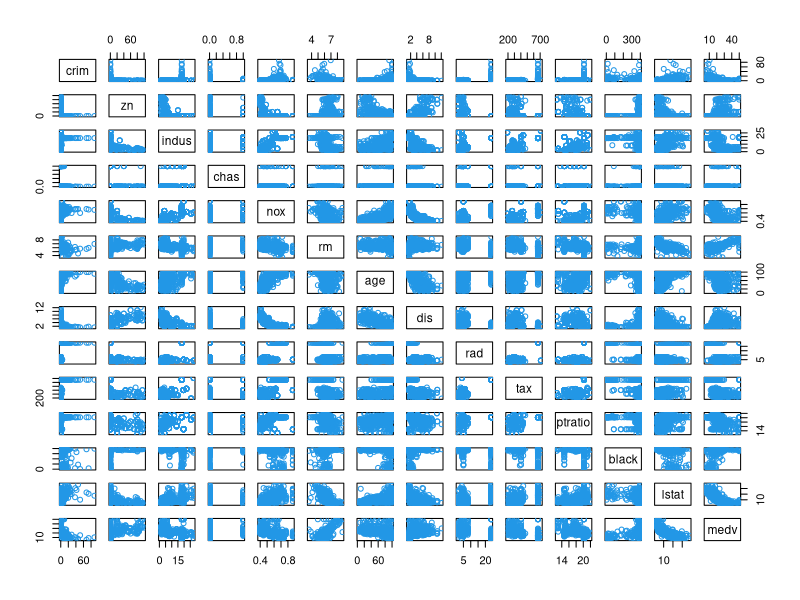
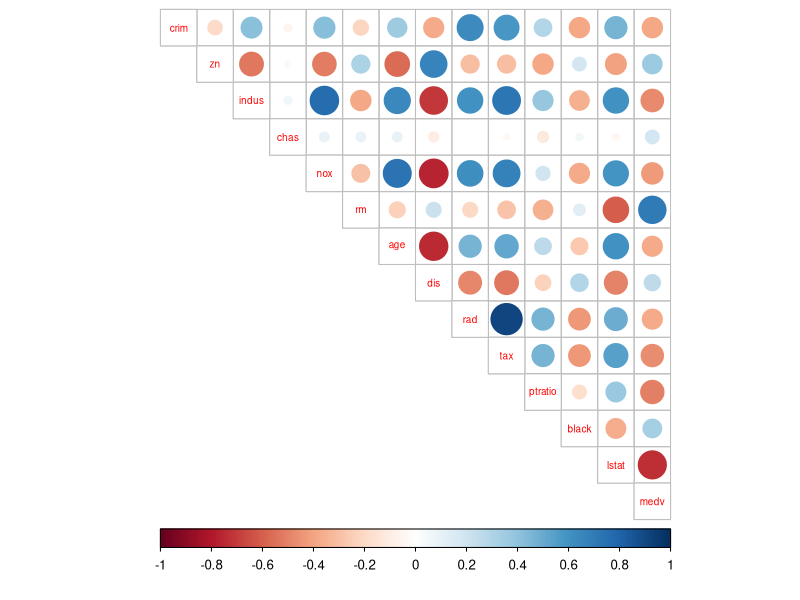

Write the R code that produced these figures, in order.
## ---- chunk 1
library(MASS)
library(ggplot2)
library(GGally)
library(corrplot)
## ---- chunk 2
dim(Boston)
str(Boston)
## ---- chunk 3
pairs(Boston, col = 4)
## ---- chunk 4
#calculating the correlation matrix and correlation plot
cor_matrix <- round(cor(Boston),digits = 2)

corrplot(cor_matrix, method="circle", type = "upper", cl.pos = "b", tl.pos = "d", tl.cex = 0.6)
## ---- chunk 5
summary(Boston)
## ---- chunk 6
#center and standardize variables
boston_scaled <- scale(Boston)
summary(boston_scaled)
class(boston_scaled)
boston_scaled <- as.data.frame(boston_scaled)
## ---- chunk 7
#save the scaled crim as scaled_crim
scaled_crim <- boston_scaled$crim
## ---- chunk 8
#create a quantile vector of crim and print it
bins <- quantile(scaled_crim)
bins

#create a categorical variable 'crime'
crime <- cut(scaled_crim, breaks = bins, include.lowest = TRUE, label = c("low", "med_low", "med_high", "high"))

#look at the table of the new factor crime, do not change the actual variable "crime"
crime_tab <-table(crime)
crime_tab

#remove original crim from the dataset
boston_scaled <- dplyr::select(boston_scaled, -crim)

# add the new categorical value to scaled data
boston_scaled <- data.frame(boston_scaled, crime)
summary(boston_scaled)
